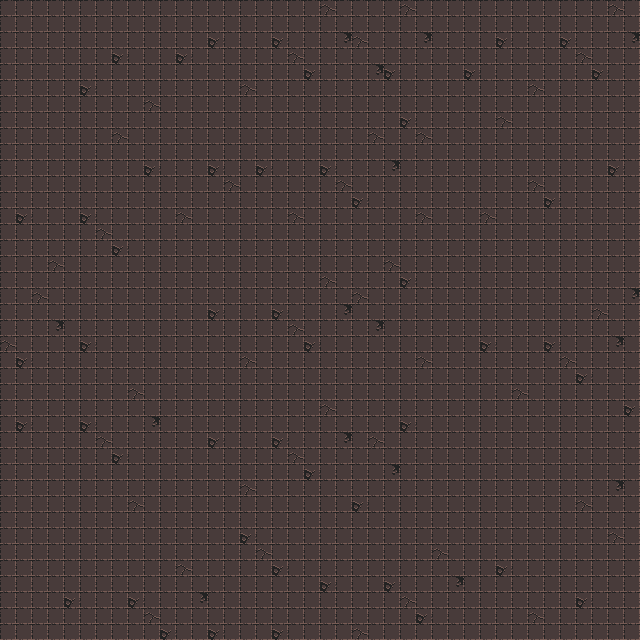

Rendered tile map (Tiled .tmx) drawn with the repository's tilesets; below, a short description and the map source with its tile grids summarised:
An orthogonal 40x40 tile map with 16x16 px tiles, 1 tile layer (Tile Layer 1).

<map version="1.2" tiledversion="1.2.3" orientation="orthogonal" renderorder="right-down" width="40" height="40" tilewidth="16" tileheight="16" infinite="0" nextlayerid="2" nextobjectid="1">
 <tileset firstgid="1" source="ds_tilesnmobs.tsx" />
 <layer id="1" name="Tile Layer 1" width="40" height="40">
  <data>[1600 cells, 1600 non-empty, 4 distinct tile ids]</data>
 </layer>
</map>
